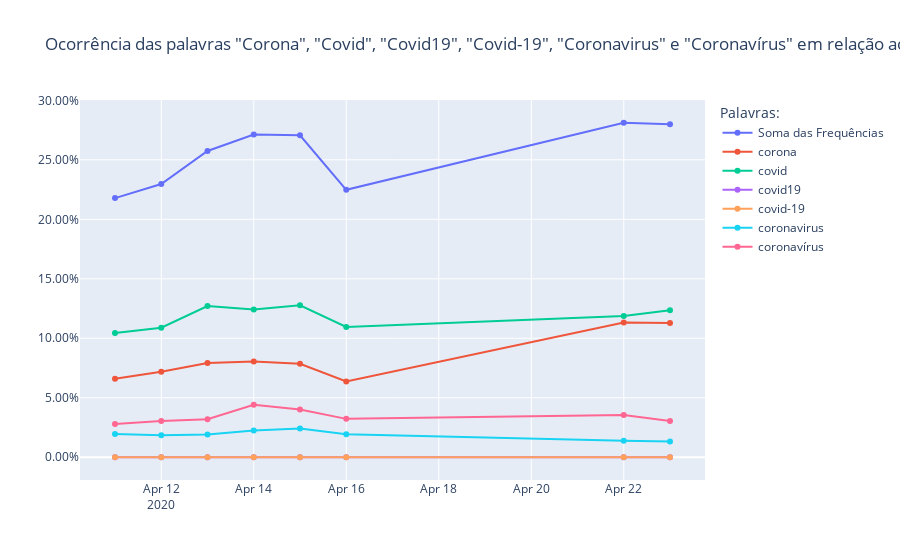

Notebook cell for this chart:
### Markdown cell above
# "Coronavírus" e sinônimos:

### Code cell
plotgraph(['corona', 'covid', 'covid19', 'covid-19', 'coronavirus', 'coronavírus'])

### Figure 1 — Plotly figure (JSON) as saved in the notebook; plotly's stock layout.template omitted (floating-point values rounded to 4 significant figures)
{"data": [{"name": "Soma das Frequências", "type": "scatter", "x": ["2020-04-11", "2020-04-12", "2020-04-13", "2020-04-14", "2020-04-15", "2020-04-16", "2020-04-22", "2020-04-23"], "y": [0.2178, 0.2296, 0.2574, 0.2712, 0.2707, 0.2248, 0.2812, 0.28]}, {"name": "corona", "type": "scatter", "x": ["2020-04-11", "2020-04-12", "2020-04-13", "2020-04-14", "2020-04-15", "2020-04-16", "2020-04-22", "2020-04-23"], "y": [0.06599, 0.07184, 0.07922, 0.08048, 0.07853, 0.06363, 0.1132, 0.1128]}, {"name": "covid", "type": "scatter", "x": ["2020-04-11", "2020-04-12", "2020-04-13", "2020-04-14", "2020-04-15", "2020-04-16", "2020-04-22", "2020-04-23"], "y": [0.1043, 0.1088, 0.1271, 0.1242, 0.1278, 0.1096, 0.1187, 0.1235]}, {"name": "covid19", "type": "scatter", "x": ["2020-04-11", "2020-04-12", "2020-04-13", "2020-04-14", "2020-04-15", "2020-04-16", "2020-04-22", "2020-04-23"], "y": [0, 0, 0, 0, 0, 0, 0, 0]}, {"name": "covid-19", "type": "scatter", "x": ["2020-04-11", "2020-04-12", "2020-04-13", "2020-04-14", "2020-04-15", "2020-04-16", "2020-04-22", "2020-04-23"], "y": [0, 0, 0, 0, 0, 0, 0, 0]}, {"name": "coronavirus", "type": "scatter", "x": ["2020-04-11", "2020-04-12", "2020-04-13", "2020-04-14", "2020-04-15", "2020-04-16", "2020-04-22", "2020-04-23"], "y": [0.01958, 0.01848, 0.01914, 0.02253, 0.02417, 0.01933, 0.01376, 0.0132]}, {"name": "coronavírus", "type": "scatter", "x": ["2020-04-11", "2020-04-12", "2020-04-13", "2020-04-14", "2020-04-15", "2020-04-16", "2020-04-22", "2020-04-23"], "y": [0.0279, 0.03048, 0.03194, 0.04404, 0.04019, 0.03227, 0.0355, 0.03039]}], "layout": {"autosize": true, "legend": {"title": {"text": "Palavras:"}}, "title": {"text": "Ocorrência das palavras \"Corona\", \"Covid\", \"Covid19\", \"Covid-19\", \"Coronavirus\" e \"Coronavírus\" em relação ao total de tweets"}, "xaxis": {"autorange": true, "range": ["2020-04-10 06:39:39.1095", "2020-04-23 17:20:20.8905"], "type": "date"}, "yaxis": {"autorange": true, "range": [-0.02059, 0.3018], "tickformat": ",.2%", "type": "linear"}}}
